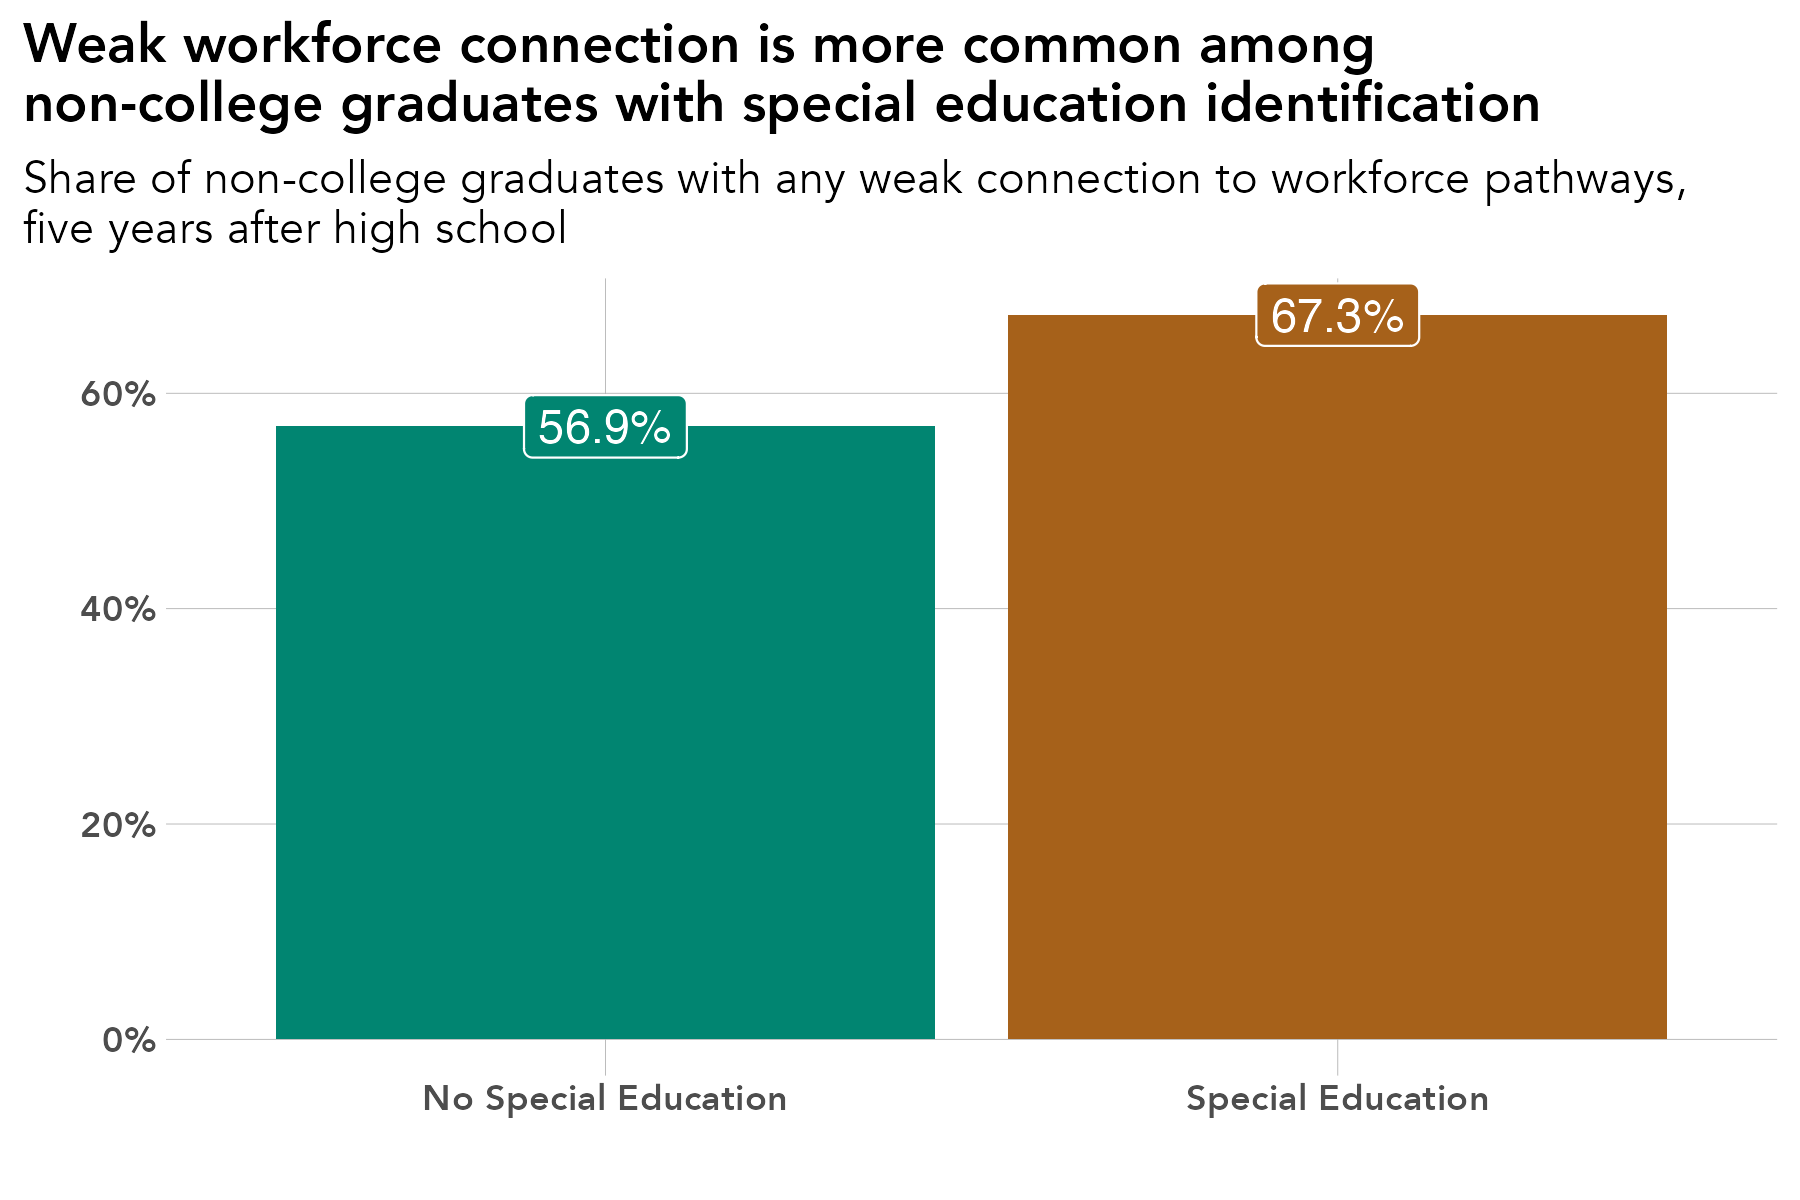

Source code (R):
# library -----------------------------------------------------------------
library(tidyverse)
library(sf)
library(ggrepel)
library(scales)
library(ggiraph)
library(rmapshaper)
library(cowplot)
library(RColorBrewer)
library(readxl)
library(lubridate)
library(readxl)
library(systemfonts)
reset_font_cache()
library(ggtext)
library(janitor)
library(cowplot)
library(ggalluvial)
library(ggsankey)


rm(list = ls())

# themes ------------------------------------------------------------------
theme_bar <- theme_bw() +
  theme(panel.grid.major = element_line(color = "grey70", size = 0.1),
        panel.grid.minor = element_blank(),
        axis.ticks = element_blank(),
        axis.text = element_text(face = "bold"),
        panel.border = element_blank(),
        legend.background = element_rect(fill = "transparent", color = "transparent"),
        legend.key = element_rect(fill = "transparent"),
        legend.key.size = unit(1, "lines"),
        legend.margin = margin(0,0,0,0),
        legend.title = element_blank(),
        legend.text = element_text(margin = margin(l = 2)),
        text = element_text(family = "Avenir") ,
        plot.title.position = "plot",
        plot.title = element_text(face = "bold"))

theme_line <- theme_bw() +
  theme(legend.background = element_rect(fill = "transparent", color = "transparent"),
        legend.key = element_rect(fill = "transparent"),
        legend.text = element_text(margin = margin(l = 2)),
        panel.grid.minor = element_blank(),
        panel.grid.major = element_line(color = "grey70", size = 0.1),
        axis.ticks = element_blank(),
        axis.text = element_text(face = "bold"),
        panel.border = element_blank(),
        legend.margin = margin(0,0,0,0),
        legend.key.size = unit(1, "lines"),
        text = element_text(family = "Avenir") ,
        plot.title.position = "plot",
        plot.title = element_text(face = "bold"))


theme_sf <- theme_bw() +
  theme(axis.text.x=element_blank(),
        axis.text.y=element_blank(),
        axis.ticks=element_blank(),
        panel.background = element_blank(),
        panel.grid.major = element_line(color = "white"),
        panel.border = element_blank(),
        legend.title = element_blank(),
        legend.text = element_text(margin = margin(l = 2)),
        legend.margin = margin(0,0,0,0),
        legend.key.size = unit(1, "lines"),
        text = element_text(family = "Avenir") ,
        plot.title.position = "plot",
        plot.title = element_text(face = "bold"))

theme_all <- theme_bw() +
  theme(axis.ticks=element_blank(),
        axis.text.y = element_blank(),
        panel.background = element_blank(),
        panel.grid.major = element_blank(),
        panel.grid = element_blank(),
        panel.border = element_blank(),
        legend.title = element_blank(),
        legend.text = element_text(margin = margin(l = 2)),
        legend.margin = margin(0,0,0,0),
        legend.key.size = unit(1, "lines"),
        text = element_text(family = "Avenir") ,
        plot.title.position = "plot",
        plot.title = element_text(face = "bold"))


regions <- read_csv("/Users/kellyasche/Library/CloudStorage/GoogleDrive-kasche@ruralmn.org/My Drive/Data Prep/R Projects/Join docs/county_regions.csv") %>%
  select(5,6) %>%
  unique() %>%
  mutate(edr = str_replace(edr, "  ", " "),
         planning.region = str_replace(planning.region, " Minnesota", ""),
         planning.region = fct_relevel(planning.region, "Northwest", "Northeast", "Central", "Seven County Mpls-St Paul", "Southwest", "Southeast"),
         edr = fct_relevel(edr, "EDR 1 - Northwest", "EDR 2 - Headwaters", "EDR 3 - Arrowhead", "EDR 4 - West Central", "EDR 5 - North Central", "EDR 6E- Southwest Central", "EDR 6W- Upper Minnesota Valley", "EDR 7E- East Central", "EDR 7W- Central", "EDR 8 - Southwest", "EDR 9 - South Central", "EDR 10 - Southeast", "EDR 11 - 7 County Twin Cities", "Minnesota"))

counties.regions <- read_csv("/Users/kellyasche/Library/CloudStorage/GoogleDrive-kasche@ruralmn.org/My Drive/Data Prep/R Projects/Join docs/county_regions.csv") %>%
  mutate(countyfp = formatC(countyfp, width = 3, flag = "0"),
         Name = str_to_title(Name),
         Name = str_replace(Name, "Q", "q"),
         Name = str_replace(Name, "Of The", "of the"),
         Name = str_replace(Name, "Mcleod", "McLeod"),
         Dem_Desc = ifelse(Name == "Minnesota", "Minnesota", Dem_Desc) ,
         edr = str_replace(edr, "  ", " "),
         planning.region = str_replace(planning.region, " Minnesota", ""),
         planning.region = fct_relevel(planning.region, "Northwest", "Northeast", "Central", "Seven County Mpls-St Paul", "Southwest", "Southeast"),
         edr = fct_relevel(edr, "EDR 1 - Northwest", "EDR 2 - Headwaters", "EDR 3 - Arrowhead", "EDR 4 - West Central", "EDR 5 - North Central", "EDR 6E- Southwest Central", "EDR 6W- Upper Minnesota Valley", "EDR 7E- East Central", "EDR 7W- Central", "EDR 8 - Southwest", "EDR 9 - South Central", "EDR 10 - Southeast", "EDR 11 - 7 County Twin Cities", "Minnesota"))

color.ruca <- c("Entirely rural" = "#009933", "Town/rural mix" = "#99CC33", "Urban/town/rural mix" = "#CC9966", "Entirely urban" = "#754C29", "Minnesota" = "black")

color.pr <- c("Northwest" = "#4575b4","Northeast" = "grey", "Central" = "#fee090", "Seven County Mpls-St Paul" = "#d73027", "Southwest" = "#91bfdb", "Southeast" = "#fc8d59", "Minnesota" = "black")

color.edr <- c("EDR 1 - Northwest" = "#b3cde3", "EDR 2 - Headwaters" = "#8c96c6", "EDR 3 - Arrowhead" = "#fe9929", "EDR 4 - West Central" = "#8856a7", "EDR 5 - North Central" = "#810f7c", "EDR 6E- Southwest Central" = "#e5f5f9", "EDR 6W- Upper Minnesota Valley" = "#bdc9e1", "EDR 7E- East Central" = "#99d8c9", "EDR 7W- Central" = "#2ca25f", "EDR 8 - Southwest" = "#74a9cf", "EDR 9 - South Central" = "#0570b0", "EDR 10 - Southeast" = "#d7301f", "EDR 11 - 7 County Twin Cities" = "#d8b365", "Minnesota" = "black")

color.pr.edr <- c ("Northwest" = "#4575b4","Northeast" = "#e0f3f8", "Central" = "#fee090", "Seven County Mpls-St Paul" = "#d73027", "Southwest" = "#91bfdb", "Southeast" = "#fc8d59", "Minnesota" = "black", "EDR 1 - Northwest" = "#b3cde3", "EDR 2 - Headwaters" = "#8c96c6", "EDR 3 - Arrowhead" = "#fe9929", "EDR 4 - West Central" = "#8856a7", "EDR 5 - North Central" = "#810f7c", "EDR 6E- Southwest Central" = "#e5f5f9", "EDR 6W- Upper Minnesota Valley" = "#bdc9e1", "EDR 7E- East Central" = "#99d8c9", "EDR 7W- Central" = "#2ca25f", "EDR 8 - Southwest" = "#74a9cf", "EDR 9 - South Central" = "#0570b0", "EDR 10 - Southeast" = "#d7301f", "EDR 11 - 7 County Twin Cities" = "#d8b365")

color.six <- c("#009933", "#4575b4", "grey", "#fee090", "#fc8d59", "#d73027")

mn_counties <- st_read("/Users/kellyasche/Library/CloudStorage/GoogleDrive-kasche@ruralmn.org/My Drive/Data Prep/R Projects/Shapefiles/County shapefiles/MNCounties_MNDOT.shp", quiet = TRUE) %>%
  ms_simplify(keep = .01, keep_shapes = TRUE) %>%
  rename("countyfp" = "FIPS_CODE")

counties.regions.1 <- counties.regions %>%
  mutate(statefp = "27",
         project.pr = ifelse(edr %in% c("EDR 1 - Northwest", "EDR 2 - Headwaters", "EDR 4 - West Central"), "Northwest",
                             ifelse(edr == "EDR 3 - Arrowhead", "Northeast",
                                    ifelse(edr %in% c("EDR 5 - North Central", "EDR 7E- East Central", "EDR 7W- Central"), "Central",
                                           ifelse(edr %in% c("EDR 6E- Southwest Central", "EDR 6W- Upper Minnesota Valley", "EDR 8 - Southwest"), "Southwest",
                                                  ifelse(edr %in% c("EDR 9 - South Central", "EDR 10 - Southeast"), "Southern", as.character(planning.region)))))),
         project.pr = fct_relevel(project.pr, "Northwest", "Northeast", "Central", "Seven County Mpls-St Paul", "Southwest", "Southern"))


# Prep data ---------------------------------------------------------------

original <- read_csv("Data/SLEDS/Masters/Master-report-dataset.csv")

data <- original %>%
  filter(ps.grad == "No") %>%
  select(grad.year.5, SpecialEdStatus) %>%
  filter(grad.year.5 != "After 2023") %>%
  filter(grad.year.5 != "Attending ps") %>%
  filter(SpecialEdStatus != "Attending ps",
         SpecialEdStatus != "Did not graduate ps") %>%
  mutate(grad.year.5 = ifelse(grad.year.5 %in% c("Non-sustained WF", "No MN emp record"), "Any weak connection", grad.year.5)) %>%
  group_by(SpecialEdStatus, grad.year.5) %>%
  summarize(n = n()) %>%
  ungroup() %>%
  group_by(SpecialEdStatus) %>%
  mutate(pct = n / sum(n)) %>%
  ungroup() %>%
  mutate(SpecialEdStatus = ifelse(SpecialEdStatus == 1, "Special Education", "No Special Education"),
         grad.year.5 = fct_relevel(grad.year.5, "Sustained WF - NE", "Sustained WF - MN", "Any weak connection"))


# Create chart ------------------------------------------------------------

ggplot(data = filter(data, grad.year.5 == "Any weak connection"), aes(SpecialEdStatus, pct, fill = c("#018571", "#a6611a"))) +
  geom_col(position = "dodge") +
  geom_label(aes(label = percent(pct, accuracy = .1)), show.legend = FALSE, position = position_dodge(width = .9), color = "white", size = 4) +
  labs(x="", 
       y = "", 
       title = "Weak workforce connection is more common among\nnon-college graduates with special education identification", 
       subtitle = "Share of non-college graduates with any weak connection to workforce pathways,\nfive years after high school")+
  scale_y_continuous(labels=scales::percent) +
  scale_fill_manual(values = c("#018571", "#a6611a")) +
  theme_bar+
  theme(legend.position = "none")



ggsave(filename = "Charts/Paper report/pct-SpecialEdStatus-any-weak-connection.pdf", device = cairo_pdf, dpi = "print", width = 6, height = 4)

ggsave(filename = "Charts/Paper report/pct-SpecialEdStatus-any-weak-connection.png", dpi = "print", width = 6, height = 4)
